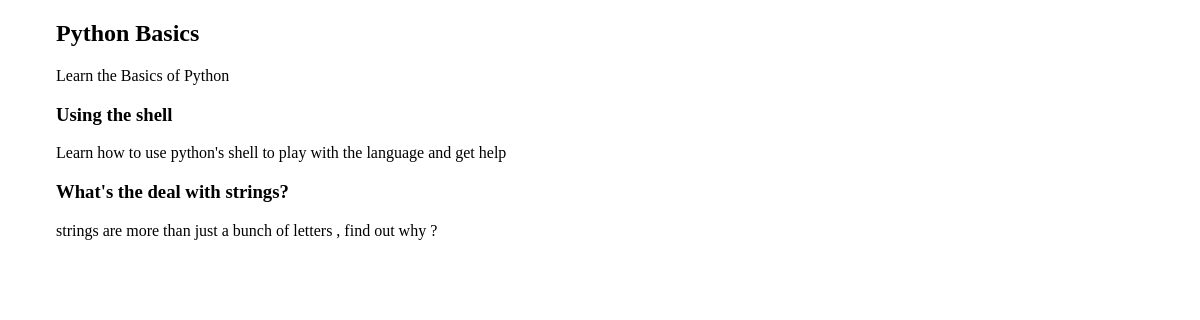
The page /courses/1/ on the database its author committed.
### courses/models.py (models this page shows, shortened)
class Course(models.Model):
    created_at = models.DateTimeField(auto_now_add=True)
    title = models.CharField(max_length = 255)
    description = models.TextField()

class Step(models.Model):
    title = models.CharField(max_length=255)
    description = models.TextField()
    content = models.TextField(blank=True, default= '')
    order = models.IntegerField(default=0)
    course = models.ForeignKey(Course)
    class Meta:
        ordering = ['order',]

### courses/views.py (the view)
# urls.py: url(r'(?P<pk>\d+)/$', views.course_detail),
def course_detail(request , pk):
    course = get_object_or_404(Course, pk = pk)
    return render(request , 'courses/course_detail.html',{'course': course})

### courses/templates/courses/course_detail.html (shortened to what this page needs)
{% extends "layout.html" %}
{% block content %}
    <article>
        <h2>{{ course.title }}</h2>
        {{ course.description }}
        <section>
            {% for step in course.step_set.all %}
                <h3>{{ step.title }}</h3>
                {{ step.description }}
            {% endfor %}
        </section>
    </article>
{% endblock %}

### assets/css/layout.css (style rules this page uses)
html { box-sizing: border-box; }
*, *::after, *::before { box-sizing: inherit; }

### rows shown on the page
Course: title "Python Basics", description "Learn the Basics of Python"
Step: title "Using the shell", description "Learn how to use python's shell to play with the language and get help"
Step: title "What's the deal with strings?", description "strings are more than just a bunch of letters , find out why ?"
